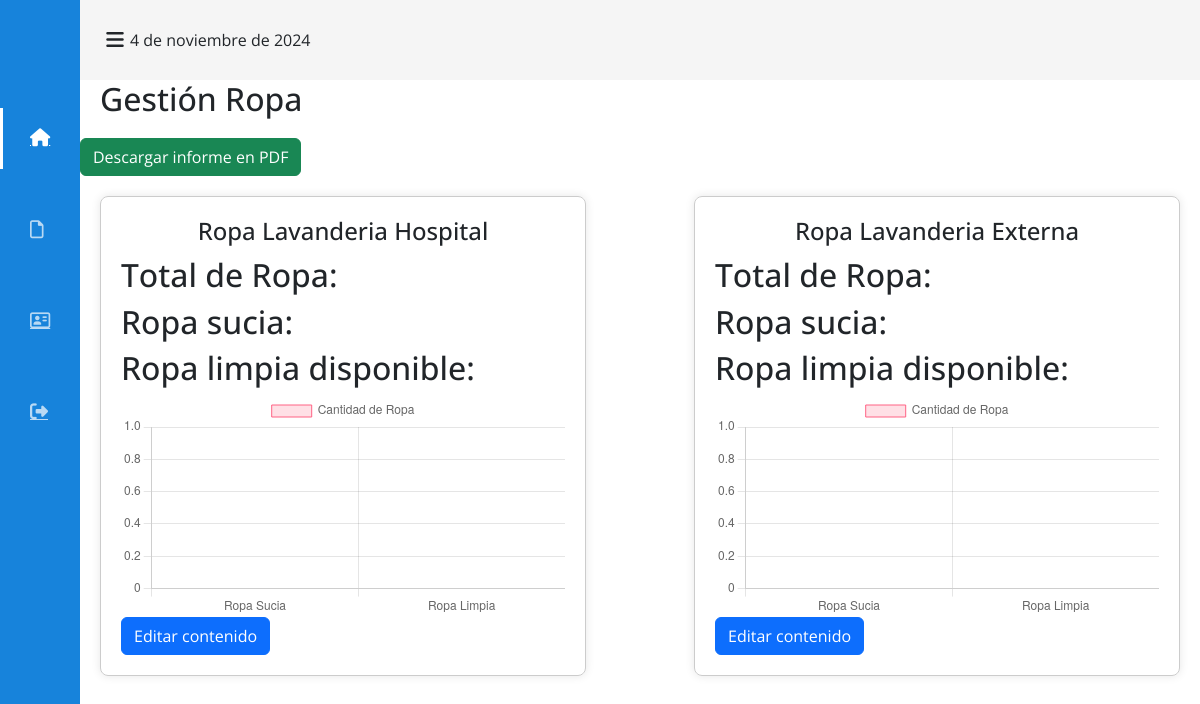
/ingresoRopa/, run on an earlier commit of the app's database.
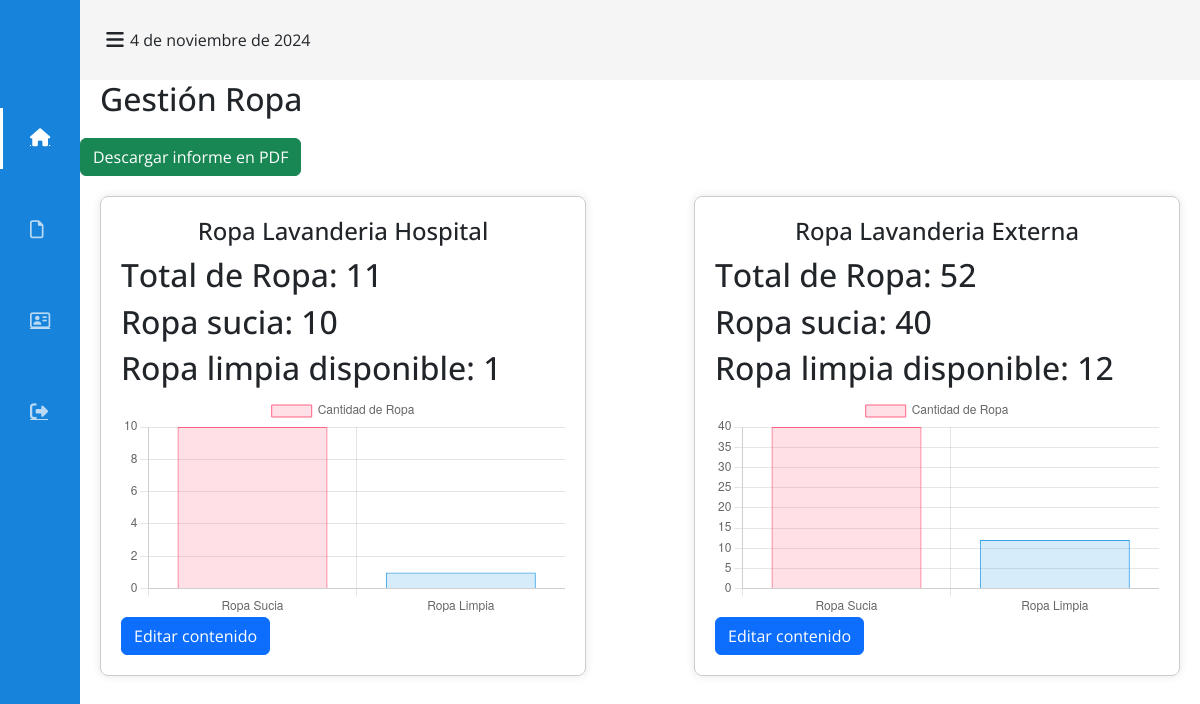
And on a later commit of the database.
### core/models.py (models this page shows)
class ropaLavanderiaHospital(models.Model):
    limpio = models.IntegerField()
    suciio = models.IntegerField()
    @property
    def cantidad(self):
        return self.limpio + self.suciio

class ropaLavanderiaExterna(models.Model):
    limpio = models.IntegerField()
    suciio = models.IntegerField()
    @property
    def cantidad(self):
        return self.limpio + self.suciio

### core/views.py (the view)
# urls.py: path("ingresoRopa/", ingresoRopa, name="ingresoRopa"),  # Añadí '/' al final
def ingresoRopa(request):
    ropa_hospital = ropaLavanderiaHospital.objects.first()  # Ajusta según tus necesidades
    ropa_externa = ropaLavanderiaExterna.objects.first()    # Ajusta según tus necesidades
    context = {
        'ropa_hospital': ropa_hospital,
        'ropa_externa': ropa_externa,
    }
    return render(request, "core/gestionRopa.html", context)

### core/templates/core/gestionRopa.html (shortened to what this page needs)
{% extends 'core/menu.html' %} {% load static %} {% block head %}
<link rel="stylesheet" href="{% static 'gestionRopa.css' %}" />
<link
  href="https://cdn.jsdelivr.net/npm/bootstrap@5.3.3/dist/css/bootstrap.min.css"
  rel="stylesheet"
/>
{% endblock %} {% block content %}
<h1 class="tituloGestionRopa">Gestión Ropa</h1>
<div class="descargarInforme">
  <button type="button" class="btn btn-success" onclick="descargarPDF()">
    Descargar informe en PDF
  </button>
</div>
<div class="sectionGestionRopa">
  <div class="panelGestion">
    <div class="gestionRopaInterna">
      <h1>Ropa Lavanderia Hospital</h1>
      <div class="contenidoGestionRopaInterna">
        <h2>Total de Ropa: {{ ropa_hospital.cantidad }}</h2>
        <h2>Ropa sucia: {{ ropa_hospital.suciio }}</h2>
        <h2>Ropa limpia disponible: {{ ropa_hospital.limpio }}</h2>
        <canvas id="ropaHospitalChart" width="400" height="200"></canvas>
        <script>
          const ctxHospital = document.getElementById('ropaHospitalChart').getContext('2d');
          const ropaHospitalChart = new Chart(ctxHospital, {
            type: 'bar',
            data: {
              labels: ['Ropa Sucia', 'Ropa Limpia'],
              datasets: [{
                label: 'Cantidad de Ropa',
                data: [{{ ropa_hospital.suciio }}, {{ ropa_hospital.limpio }}],
                backgroundColor: [
                  'rgba(255, 99, 132, 0.2)',
                  'rgba(54, 162, 235, 0.2)'
                ],
                borderColor: [
                  'rgba(255, 99, 132, 1)',
                  'rgba(54, 162, 235, 1)'
                ],
                borderWidth: 1
              }]
            },
            options: {
              scales: {
                y: {
                  beginAtZero: true
                }
              }
            }
          });
        </script>
        <button
          type="button"
          class="btn btn-primary"
          data-bs-toggle="modal"
          data-bs-target="#hospitalModal"
        >
          Editar contenido
        </button>
      </div>
    </div>
    <div class="gestionRopaExterna">
      <h1>Ropa Lavanderia Externa</h1>
      <div class="contenidoGestionRopaExterna">
        <h2>Total de Ropa: {{ ropa_externa.cantidad }}</h2>
        <h2>Ropa sucia: {{ ropa_externa.suciio }}</h2>
        <h2>Ropa limpia disponible: {{ ropa_externa.limpio }}</h2>
      </div>
      <canvas id="ropaExternaChart" width="400" height="200"></canvas>
      <script>
        const ctx = document.getElementById('ropaExternaChart').getContext('2d');
        const ropaExternaChart = new Chart(ctx, {
          type: 'bar',
          data: {
            labels: ['Ropa Sucia', 'Ropa Limpia'],
            datasets: [{
              label: 'Cantidad de Ropa',
              data: [{{ ropa_externa.suciio }}, {{ ropa_externa.limpio }}],
              backgroundColor: [
                'rgba(255, 99, 132, 0.2)',
                'rgba(54, 162, 235, 0.2)'
              ],
              borderColor: [
                'rgba(255, 99, 132, 1)',
                'rgba(54, 162, 235, 1)'
              ],
              borderWidth: 1
            }]
          },
          options: {
            scales: {
              y: {
                beginAtZero: true
              }
            }
          }
        });
      </script>
      <button
        type="button"
        class="btn btn-primary"
        data-bs-toggle="modal"
        data-bs-target="#externaModal"
      >
        Editar contenido
      </button>
    </div>
  </div>
</div>
{% endblock %}

### core/templates/core/menu.html (shortened to what this page needs)
{%load static%}
<!DOCTYPE html>
<html lang="es">
  <head>
    {% block head %} {% endblock %}
    <link rel="stylesheet" href="{% static 'menu.css' %}" />
  </head>
  <body id="body">
    <header>
      <div class="icon__menu">
        <i class="fas fa-bars" id="btn_open"></i>
      </div>
      <div id="fecha"></div>
    </header>
    <div class="menu__side" id="menu_side">
      <div class="options__menu">
        <a href="{% url 'home' %}" class="selected">
          <div class="option">
            <i class="fas fa-home" title="inicio"></i>
            <h4>Inicio</h4>
          </div>
        </a>
        <a href="{% url 'ingresoRopa' %}">
          <div class="option">
            <i class="far fa-file" title="ingresoRopa"></i>
            <h4>Gestion ropa</h4>
          </div>
        </a>
        <a href="{% url 'perfil' %}">
          <div class="option">
            <i class="far fa-address-card" title="perfil"></i>
            <h4>Perfil</h4>
          </div>
        </a>
        <a href="{% url 'login' %}">
          <div class="option">
            <i class="fa-solid fa-right-from-bracket" title="cerrarSesion"></i>
            <h4>Cerrar sesión</h4>
          </div>
        </a>
      </div>
    </div>
    <div class="contenedor">{% block content %} {% endblock %}</div>
  </body>
</html>

### core/static/gestionRopa.css (style rules this page uses)
.tituloGestionRopa { text-align: start; font-size: 2em; margin-bottom: 20px; margin-left: 20px; }
.sectionGestionRopa { display: flex; justify-content: space-around; padding: 20px; }
.panelGestion { display: flex; justify-content: space-between; width: 100%; }
.gestionRopaInterna, .gestionRopaExterna { width: 45%; padding: 20px; border: 1px solid #ccc; border-radius: 8px; box-shadow: 0 0 10px rgba(0, 0, 0, 0.1); }
.gestionRopaInterna h1, .gestionRopaExterna h1 { display: flex; font-size: 1.5em; margin-bottom: 10px; justify-content: center; }

### core/static/menu.css (style rules this page uses)
* { margin: 0; padding: 0; box-sizing: border-box; text-decoration: none; font-family: 'Open Sans', sans-serif; }
body { margin-left: 80px; margin-top: 80px; transition: margin-left 300ms cubic-bezier(0.785, 0.135, 0.15, 0.86); height: 100vh; }
header { width: 100%; height: 80px; background: #f5f5f5; display: flex; align-items: center; position: fixed; top: 0; z-index: 200; }
.icon__menu { width: 50px; height: 100%; display: flex; justify-content: center; align-items: center; transform: translateX(10px); }
.icon__menu i { font-size: 20px; cursor: pointer; position: absolute; }
.menu__side { width: 80px; height: 100%; background: #1783db; position: fixed; top: 0; left: 0; color: white; font-size: 18px; z-index: 300; overflow: hidden; overflow-y: scroll; border-right: 20px solid #1783db; transition: all 300ms cubic-bezier(0.785, 0.135, 0.15, 0.86); }
.menu__side { -ms-overflow-style: none; scrollbar-width: none; }
.options__menu { padding: 20px 30px; position: absolute; top: 80px; }
.options__menu a { color: #ffffffb2; cursor: default; display: block; position: relative; transition: color 300ms; }
.options__menu .option { padding: 20px 0px; display: flex; align-items: center; position: relative; }
.options__menu .option i { width: 20px; margin-right: 20px; cursor: pointer; }
.options__menu .option h4 { font-weight: 300; cursor: pointer; }
a.selected { color: #fff; }
.selected:before { content: ''; width: 3px; height: 80%; background: white; position: absolute; top: 10%; left: -30px; }

What changed in the data, as far as the page shows it:
added ropaLavanderiaHospital: cantidad "11", suciio "10", limpio "1"
added ropaLavanderiaExterna: cantidad "52", suciio "40", limpio "12"
Also different on the page:
chart data {{ ropa_hospital.suciio }}:  → 10
chart data {{ ropa_hospital.limpio }}:  → 1
chart data {{ ropa_externa.suciio }}:  → 40
chart data {{ ropa_externa.limpio }}:  → 12
